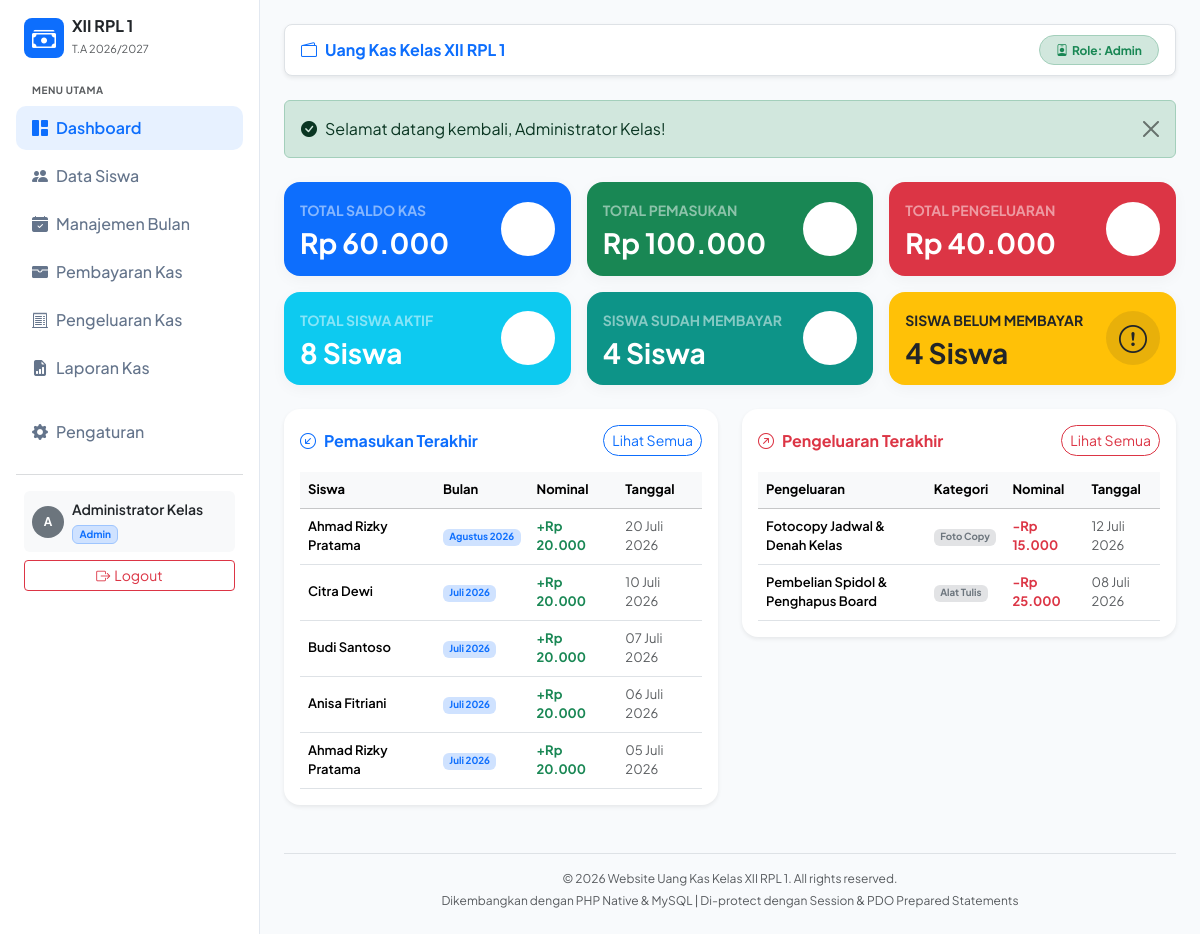
Page /php_native/pages/dashboard.php (signed in) on the committed database.
### tables this page shows
CREATE TABLE `pengaturan` (
  `id` INT PRIMARY KEY DEFAULT 1,
  `nama_kelas` VARCHAR(50) NOT NULL DEFAULT 'XII RPL 1',
  `nominal_kas_mingguan` DECIMAL(12,2) NOT NULL DEFAULT 5000,
  `tahun_ajaran` VARCHAR(20) NOT NULL DEFAULT '2026/2027',
  `nama_wali_kelas` VARCHAR(100) DEFAULT 'Dra. Endang Susilowati',
  `nama_bendahara` VARCHAR(100) DEFAULT 'Siti Rahma'
);

CREATE TABLE `pembayaran_kas` (
  `id` INT AUTO_INCREMENT PRIMARY KEY,
  `siswa_id` INT NOT NULL,
  `bulan_id` INT NOT NULL,
  `tanggal` DATE NOT NULL,
  `nominal` DECIMAL(12,2) NOT NULL,
  `status` ENUM('Lunas', 'Belum Lunas') NOT NULL DEFAULT 'Lunas',
  `catatan` VARCHAR(255) DEFAULT NULL,
  `created_by` VARCHAR(100) DEFAULT 'Bendahara',
  `created_at` DATETIME DEFAULT CURRENT_TIMESTAMP,
  CONSTRAINT `fk_pembayaran_siswa` FOREIGN KEY (`siswa_id`) REFERENCES `siswa` (`id`) ON DELETE CASCADE ON UPDATE CASCADE,
  CONSTRAINT `fk_pembayaran_bulan` FOREIGN KEY (`bulan_id`) REFERENCES `bulan_pembayaran` (`id`) ON DELETE RESTRICT ON UPDATE CASCADE
);

CREATE TABLE `siswa` (
  `id` INT AUTO_INCREMENT PRIMARY KEY,
  `nis` VARCHAR(20) NOT NULL UNIQUE,
  `nama` VARCHAR(100) NOT NULL,
  `jenis_kelamin` ENUM('L', 'P') NOT NULL,
  `no_hp` VARCHAR(20) DEFAULT NULL,
  `status` ENUM('Aktif', 'Non-Aktif') DEFAULT 'Aktif',
  `created_at` DATETIME DEFAULT CURRENT_TIMESTAMP
);

CREATE TABLE `bulan_pembayaran` (
  `id` INT AUTO_INCREMENT PRIMARY KEY,
  `nama_bulan` VARCHAR(50) NOT NULL,
  `tahun` INT NOT NULL,
  `nominal_target` DECIMAL(12,2) NOT NULL DEFAULT 20000,
  `urutan` INT DEFAULT 1,
  `keterangan` VARCHAR(255) DEFAULT NULL,
  `created_at` DATETIME DEFAULT CURRENT_TIMESTAMP
);

CREATE TABLE `pengeluaran_kas` (
  `id` INT AUTO_INCREMENT PRIMARY KEY,
  `judul` VARCHAR(150) NOT NULL,
  `kategori` VARCHAR(50) NOT NULL DEFAULT 'Umum',
  `nominal` DECIMAL(12,2) NOT NULL,
  `tanggal` DATE NOT NULL,
  `keterangan` TEXT DEFAULT NULL,
  `created_by` VARCHAR(100) DEFAULT 'Bendahara',
  `created_at` DATETIME DEFAULT CURRENT_TIMESTAMP
);

### php_native/pages/dashboard.php (the view, shortened to what this page needs)
<?php
require_once '../includes/header.php';
require_once '../includes/sidebar.php';
require_once '../includes/navbar.php';
$stmt_in = $pdo->query("SELECT COALESCE(SUM(nominal), 0) AS total FROM pembayaran_kas");
$total_pemasukan = $stmt_in->fetch()['total'];
$stmt_out = $pdo->query("SELECT COALESCE(SUM(nominal), 0) AS total FROM pengeluaran_kas");
$total_pengeluaran = $stmt_out->fetch()['total'];
$total_saldo = $total_pemasukan - $total_pengeluaran;
$stmt_siswa = $pdo->query("SELECT COUNT(*) AS total FROM siswa WHERE status = 'Aktif'");
$jumlah_siswa = $stmt_siswa->fetch()['total'];
$stmt_paid = $pdo->query("SELECT COUNT(DISTINCT siswa_id) AS total FROM pembayaran_kas WHERE status = 'Lunas'");
$jumlah_siswa_sudah_bayar = $stmt_paid->fetch()['total'];
$jumlah_siswa_belum_bayar = max(0, $jumlah_siswa - $jumlah_siswa_sudah_bayar);
$stmt_recent_in = $pdo->query("
    SELECT p.*, s.nama AS nama_siswa, b.nama_bulan
    FROM pembayaran_kas p
    JOIN siswa s ON p.siswa_id = s.id
    JOIN bulan_pembayaran b ON p.bulan_id = b.id
    ORDER BY p.id DESC LIMIT 5
");
$recent_in = $stmt_recent_in->fetchAll();
$stmt_recent_out = $pdo->query("SELECT * FROM pengeluaran_kas ORDER BY id DESC LIMIT 5");
$recent_out = $stmt_recent_out->fetchAll();
?>
<div class="row g-3 mb-4">
    <div class="col-12 col-sm-6 col-xl-4">
        <div class="card card-stat bg-primary text-white p-3">
            <div class="d-flex justify-content-between align-items-center">
                <div>
                    <span class="text-white-50 small fw-bold text-uppercase">Total Saldo Kas</span>
                    <h3 class="fw-bold mb-0 mt-1"><?= format_rupiah($total_saldo); ?></h3>
                </div>
                <div class="bg-white bg-opacity-20 rounded-circle p-3 d-flex align-items-center justify-content-center" style="width: 54px; height: 54px;">
                    <i class="bi bi-wallet2 fs-3 text-white"></i>
                </div>
            </div>
        </div>
    </div>
    <div class="col-12 col-sm-6 col-xl-4">
        <div class="card card-stat bg-success text-white p-3">
            <div class="d-flex justify-content-between align-items-center">
                <div>
                    <span class="text-white-50 small fw-bold text-uppercase">Total Pemasukan</span>
                    <h3 class="fw-bold mb-0 mt-1"><?= format_rupiah($total_pemasukan); ?></h3>
                </div>
                <div class="bg-white bg-opacity-20 rounded-circle p-3 d-flex align-items-center justify-content-center" style="width: 54px; height: 54px;">
                    <i class="bi bg-opacity-10 bi-arrow-down-left-circle fs-3 text-white"></i>
                </div>
            </div>
        </div>
    </div>
    <div class="col-12 col-sm-6 col-xl-4">
        <div class="card card-stat bg-danger text-white p-3">
            <div class="d-flex justify-content-between align-items-center">
                <div>
                    <span class="text-white-50 small fw-bold text-uppercase">Total Pengeluaran</span>
                    <h3 class="fw-bold mb-0 mt-1"><?= format_rupiah($total_pengeluaran); ?></h3>
                </div>
                <div class="bg-white bg-opacity-20 rounded-circle p-3 d-flex align-items-center justify-content-center" style="width: 54px; height: 54px;">
                    <i class="bi bi-arrow-up-right-circle fs-3 text-white"></i>
                </div>
            </div>
        </div>
    </div>
    <div class="col-12 col-sm-6 col-xl-4">
        <div class="card card-stat bg-info text-white p-3">
            <div class="d-flex justify-content-between align-items-center">
                <div>
                    <span class="text-white-50 small fw-bold text-uppercase">Total Siswa Aktif</span>
                    <h3 class="fw-bold mb-0 mt-1"><?= $jumlah_siswa; ?> Siswa</h3>
                </div>
                <div class="bg-white bg-opacity-20 rounded-circle p-3 d-flex align-items-center justify-content-center" style="width: 54px; height: 54px;">
                    <i class="bi bi-people fs-3 text-white"></i>
                </div>
            </div>
        </div>
    </div>
    <div class="col-12 col-sm-6 col-xl-4">
        <div class="card card-stat bg-teal text-white p-3" style="background-color: #0d9488;">
            <div class="d-flex justify-content-between align-items-center">
                <div>
                    <span class="text-white-50 small fw-bold text-uppercase">Siswa Sudah Membayar</span>
                    <h3 class="fw-bold mb-0 mt-1"><?= $jumlah_siswa_sudah_bayar; ?> Siswa</h3>
                </div>
                <div class="bg-white bg-opacity-20 rounded-circle p-3 d-flex align-items-center justify-content-center" style="width: 54px; height: 54px;">
                    <i class="bi bi-check-circle fs-3 text-white"></i>
                </div>
            </div>
        </div>
    </div>
    <div class="col-12 col-sm-6 col-xl-4">
        <div class="card card-stat bg-warning text-dark p-3">
            <div class="d-flex justify-content-between align-items-center">
                <div>
                    <span class="text-dark-50 small fw-bold text-uppercase">Siswa Belum Membayar</span>
                    <h3 class="fw-bold mb-0 mt-1"><?= $jumlah_siswa_belum_bayar; ?> Siswa</h3>
                </div>
                <div class="bg-dark bg-opacity-10 rounded-circle p-3 d-flex align-items-center justify-content-center" style="width: 54px; height: 54px;">
                    <i class="bi bi-exclamation-circle fs-3 text-dark"></i>
                </div>
            </div>
        </div>
    </div>
</div>
<div class="row g-4">
    <div class="col-12 col-lg-6">
        <div class="card border-0 shadow-sm rounded-4 p-3 bg-white">
            <div class="d-flex justify-content-between align-items-center mb-3">
                <h6 class="fw-bold text-primary mb-0"><i class="bi bi-arrow-down-left-circle me-2"></i>Pemasukan Terakhir</h6>
                <a href="pembayaran.php" class="btn btn-sm btn-outline-primary rounded-pill">Lihat Semua</a>
            </div>
            <div class="table-responsive">
                <table class="table table-hover align-middle mb-0" style="font-size: 13px;">
                    <thead class="table-light">
                        <tr>
                            <th>Siswa</th>
                            <th>Bulan</th>
                            <th>Nominal</th>
                            <th>Tanggal</th>
                        </tr>
                    </thead>
                    <tbody>
                        <?php foreach ($recent_in as $row): ?>
                        <tr>
                            <td class="fw-semibold"><?= htmlspecialchars($row['nama_siswa']); ?></td>
                            <td><span class="badge bg-primary-subtle text-primary"><?= htmlspecialchars($row['nama_bulan']); ?></span></td>
                            <td class="text-success fw-bold">+<?= format_rupiah($row['nominal']); ?></td>
                            <td class="text-muted"><?= format_tanggal_indo($row['tanggal']); ?></td>
                        </tr>
                        <?php endforeach; ?>
                    </tbody>
                </table>
            </div>
        </div>
    </div>
    <div class="col-12 col-lg-6">
        <div class="card border-0 shadow-sm rounded-4 p-3 bg-white">
            <div class="d-flex justify-content-between align-items-center mb-3">
                <h6 class="fw-bold text-danger mb-0"><i class="bi bi-arrow-up-right-circle me-2"></i>Pengeluaran Terakhir</h6>
                <a href="pengeluaran.php" class="btn btn-sm btn-outline-danger rounded-pill">Lihat Semua</a>
            </div>
            <div class="table-responsive">
                <table class="table table-hover align-middle mb-0" style="font-size: 13px;">
                    <thead class="table-light">
                        <tr>
                            <th>Pengeluaran</th>
                            <th>Kategori</th>
                            <th>Nominal</th>
                            <th>Tanggal</th>
                        </tr>
                    </thead>
                    <tbody>
                        <?php foreach ($recent_out as $row): ?>
                        <tr>
                            <td class="fw-semibold"><?= htmlspecialchars($row['judul']); ?></td>
                            <td><span class="badge bg-secondary-subtle text-secondary"><?= htmlspecialchars($row['kategori']); ?></span></td>
                            <td class="text-danger fw-bold">-<?= format_rupiah($row['nominal']); ?></td>
                            <td class="text-muted"><?= format_tanggal_indo($row['tanggal']); ?></td>
                        </tr>
                        <?php endforeach; ?>
                    </tbody>
                </table>
            </div>
        </div>
    </div>
</div>
<?php require_once '../includes/footer.php'; ?>

### php_native/includes/sidebar.php
<?php
$current_page = basename($_SERVER['PHP_SELF']);
?>
<div class="sidebar p-3 d-none d-md-block">
    <div class="d-flex align-items-center gap-2 mb-4 px-2">
        <div class="bg-primary text-white rounded-3 p-2 d-flex align-items-center justify-content-center" style="width: 40px; height: 40px;">
            <i class="bi bi-cash-stack fs-4"></i>
        </div>
        <div>
            <h6 class="fw-bold mb-0 text-dark"><?= htmlspecialchars($setting['nama_kelas']); ?></h6>
            <small class="text-muted" style="font-size: 11px;">T.A <?= htmlspecialchars($setting['tahun_ajaran']); ?></small>
        </div>
    </div>
    <div class="text-uppercase text-muted px-3 mb-2" style="font-size: 10px; font-weight: 700; letter-spacing: 0.5px;">Menu Utama</div>
    <ul class="nav nav-pills flex-column mb-auto">
        <li class="nav-item">
            <a href="dashboard.php" class="nav-link <?= $current_page == 'dashboard.php' ? 'active' : ''; ?>">
                <i class="bi bi-grid-1x2-fill me-2"></i>Dashboard
            </a>
        </li>
        <li class="nav-item">
            <a href="siswa.php" class="nav-link <?= $current_page == 'siswa.php' ? 'active' : ''; ?>">
                <i class="bi bi-people-fill me-2"></i>Data Siswa
            </a>
        </li>
        <li class="nav-item">
            <a href="bulan.php" class="nav-link <?= $current_page == 'bulan.php' ? 'active' : ''; ?>">
                <i class="bi bi-calendar-check-fill me-2"></i>Manajemen Bulan
            </a>
        </li>
        <li class="nav-item">
            <a href="pembayaran.php" class="nav-link <?= $current_page == 'pembayaran.php' ? 'active' : ''; ?>">
                <i class="bi bi-wallet-fill me-2"></i>Pembayaran Kas
            </a>
        </li>
        <li class="nav-item">
            <a href="pengeluaran.php" class="nav-link <?= $current_page == 'pengeluaran.php' ? 'active' : ''; ?>">
                <i class="bi bi-receipt-cutoff me-2"></i>Pengeluaran Kas
            </a>
        </li>
        <li class="nav-item">
            <a href="laporan.php" class="nav-link <?= $current_page == 'laporan.php' ? 'active' : ''; ?>">
                <i class="bi bi-file-earmark-bar-graph-fill me-2"></i>Laporan Kas
            </a>
        </li>
        <li class="nav-item mt-3">
            <a href="pengaturan.php" class="nav-link <?= $current_page == 'pengaturan.php' ? 'active' : ''; ?>">
                <i class="bi bi-gear-fill me-2"></i>Pengaturan
            </a>
        </li>
    </ul>
    <hr class="my-3 text-secondary opacity-25">
    <div class="px-2">
        <div class="d-flex align-items-center gap-2 p-2 rounded bg-light">
            <div class="bg-secondary text-white rounded-circle d-flex align-items-center justify-content-center" style="width: 32px; height: 32px; font-weight: bold; font-size: 12px;">
                <?= strtoupper(substr($_SESSION['username'] ?? 'U', 0, 1)); ?>
            </div>
            <div class="overflow-hidden" style="flex: 1;">
                <div class="fw-semibold text-truncate small"><?= htmlspecialchars($_SESSION['nama_lengkap'] ?? 'User'); ?></div>
                <span class="badge bg-primary-subtle text-primary border border-primary-subtle" style="font-size: 10px;"><?= htmlspecialchars($_SESSION['user_role'] ?? 'Bendahara'); ?></span>
            </div>
        </div>
        <a href="../auth/logout.php" class="btn btn-outline-danger btn-sm w-100 mt-2">
            <i class="bi bi-box-arrow-right me-1"></i>Logout
        </a>
    </div>
</div>

### php_native/includes/navbar.php (shortened to what this page needs)
<div class="content-area">
    <nav class="navbar navbar-expand-lg navbar-light bg-white rounded-3 shadow-sm mb-4 px-3 py-2 border">
        <div class="container-fluid p-0">
            <span class="navbar-brand fw-bold fs-6 text-primary me-auto">
                <i class="bi bi-wallet2 me-2"></i>Uang Kas Kelas <?= htmlspecialchars($setting['nama_kelas']); ?>
            </span>
            <div class="d-flex align-items-center gap-2">
                <span class="badge bg-success-subtle text-success border border-success-subtle px-3 py-2 rounded-pill small">
                    <i class="bi bi-person-badge me-1"></i>Role: <?= htmlspecialchars($_SESSION['user_role'] ?? 'Bendahara'); ?>
                </span>
            </div>
        </div>
    </nav>

### php_native/includes/footer.php (shortened to what this page needs)
    <footer class="mt-5 pt-3 text-center text-muted border-top" style="font-size: 12px;">
        <p class="mb-1">&copy; <?= date('Y'); ?> Website Uang Kas Kelas <?= htmlspecialchars($setting['nama_kelas']); ?>. All rights reserved.</p>
        <p class="mb-0">Dikembangkan dengan PHP Native &amp; MySQL | Di-protect dengan Session &amp; PDO Prepared Statements</p>
    </footer>
</div></div>
</body>
</html>

### rows in the picture
pengaturan: nama_kelas "XII RPL 1", tahun_ajaran "2026/2027"
pembayaran_kas: siswa.nama "Ahmad Rizky Pratama", bulan.nama_bulan "Agustus 2026", nominal "Rp 20.000", tanggal "20 Juli 2026"
pembayaran_kas: siswa.nama "Citra Dewi", bulan.nama_bulan "Juli 2026", nominal "Rp 20.000", tanggal "10 Juli 2026"
pembayaran_kas: siswa.nama "Budi Santoso", bulan.nama_bulan "Juli 2026", nominal "Rp 20.000", tanggal "07 Juli 2026"
pembayaran_kas: siswa.nama "Anisa Fitriani", bulan.nama_bulan "Juli 2026", nominal "Rp 20.000", tanggal "06 Juli 2026"
pembayaran_kas: siswa.nama "Ahmad Rizky Pratama", bulan.nama_bulan "Juli 2026", nominal "Rp 20.000", tanggal "05 Juli 2026"
pengeluaran_kas: judul "Fotocopy Jadwal & Denah Kelas", kategori "Foto Copy", nominal "Rp 15.000", tanggal "12 Juli 2026"
pengeluaran_kas: judul "Pembelian Spidol & Penghapus Board", kategori "Alat Tulis", nominal "Rp 25.000", tanggal "08 Juli 2026"

### other values in the picture
substr($_SESSION['username'] ?? 'U', 0, 1) "A"
$_SESSION['nama_lengkap'] "Administrator Kelas"
$_SESSION['user_role'] "Admin"
$_SESSION['flash_success'] "Selamat datang kembali, Administrator Kelas!"
format_rupiah($total_saldo) "Rp 60.000"
format_rupiah($total_pemasukan) "Rp 100.000"
format_rupiah($total_pengeluaran) "Rp 40.000"
$jumlah_siswa "8"
$jumlah_siswa_sudah_bayar "4"
$jumlah_siswa_belum_bayar "4"
